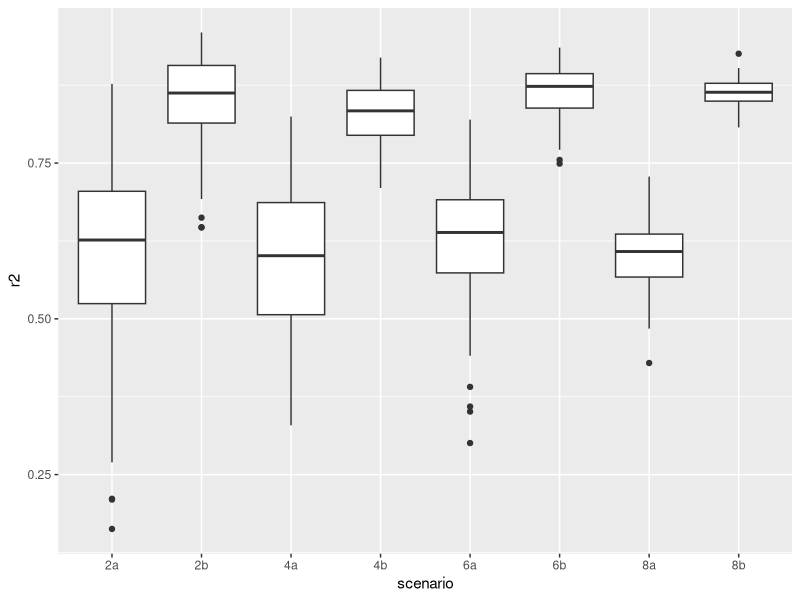
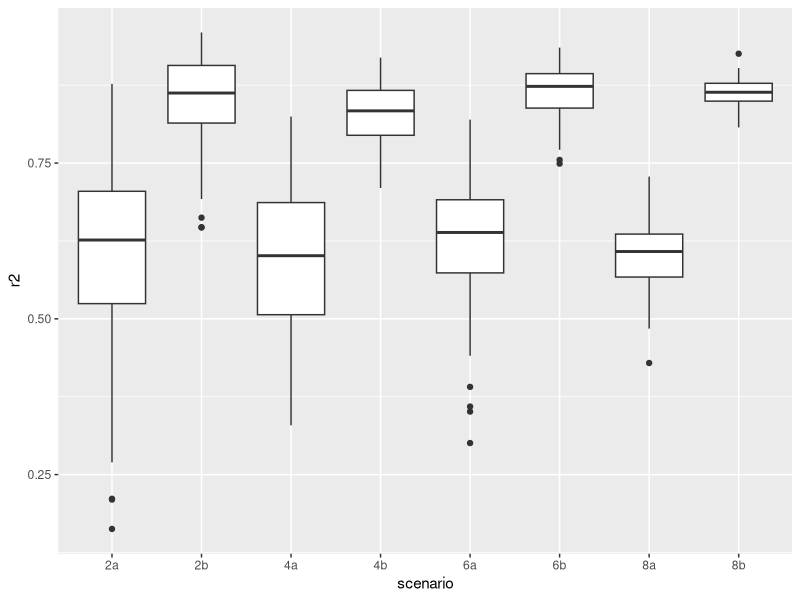

Source code (R) for these figures, in order:
library(tidyverse)


r2 <- read_csv("simulations/sim_r2_round4.csv") %>% mutate(scenario = factor(scenario))

ggplot(r2, aes(x = scenario, y = r2)) + geom_boxplot()

ggsave("simulations/sim_r2_round4.pdf")
